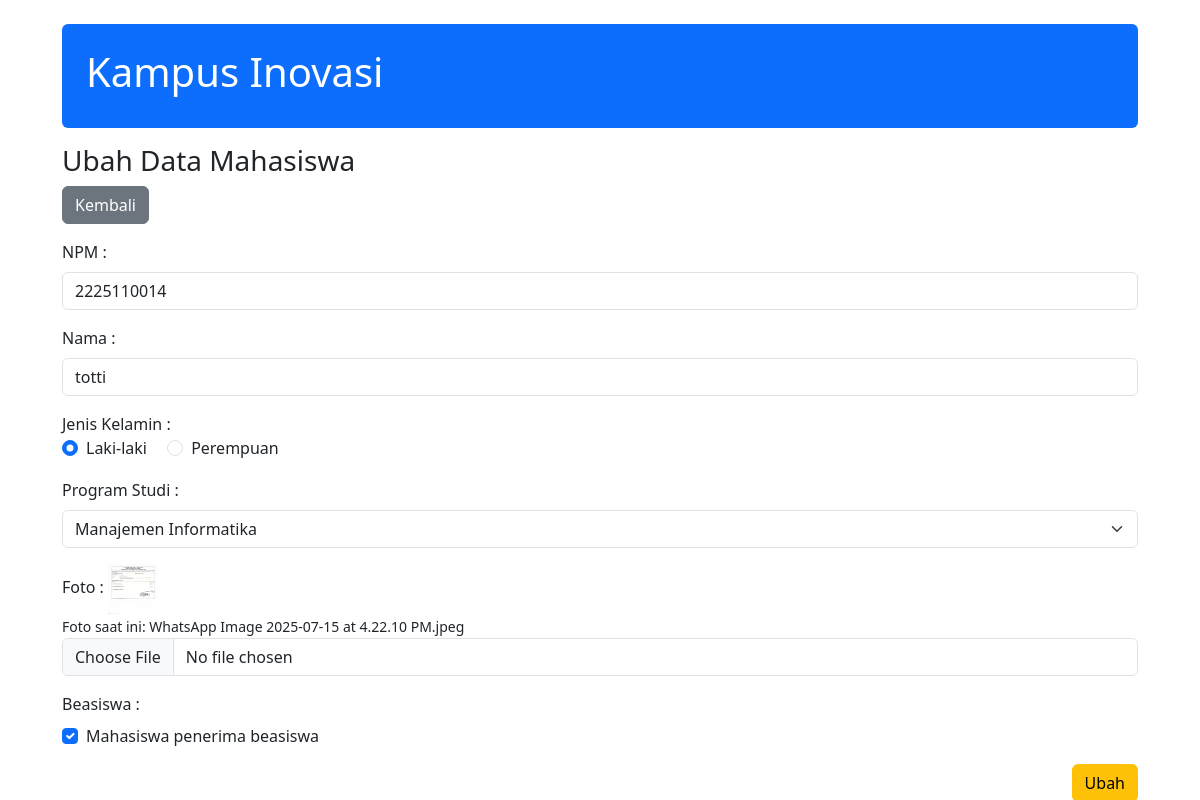
Screenshot of /ubah.php?kirim=2225110014 with the database file from the repository.
### tables this page shows
CREATE TABLE `tblmhs` (
  `npm` varchar(20) NOT NULL,
  `nama` varchar(50) NOT NULL,
  `jns_kel` char(2) NOT NULL,
  `prodi` varchar(50) NOT NULL,
  `foto` varchar(255) NOT NULL,
  `beasiswa` varchar(10) NOT NULL
);

### ubah.php (the view, shortened to what this page needs)
<!DOCTYPE html>
<html lang="en">
<head>
    <link href="https://cdn.jsdelivr.net/npm/bootstrap@5.3.3/dist/css/bootstrap.min.css" rel="stylesheet">
</head>
<body>
    <div class="container-fluid col-11">
        <div class="mt-4 p-4 bg-primary text-white rounded">
            <h1>Kampus Inovasi</h1>
        </div>
        <p class="h3 mt-3">Ubah Data Mahasiswa</p>
        <a href="index.php" type="button"class="btn btn-secondary">Kembali</a>
        <?php
            $t_npm = $_GET["kirim"];
            include("koneksi.php");
            $perintah = "SELECT * FROM tblmhs WHERE npm = '$t_npm'";
            $eksekusi = mysqli_query($konek, $perintah);
            $ambildata = mysqli_fetch_array($eksekusi)
        ?>
        <form action="proses-ubah.php" method="POST" enctype="multipart/form-data">
            <div class="mb-3 mt-3">
                <label for="npm" class="form-label">NPM :</label>
                <input type="text"  value="<?php echo $ambildata["npm"]; ?>" class="form-control" id="npm" name="npm" readonly>
            </div>
            <div class="mb-3">
                <label for="nama" class="form-label">Nama :</label>
                <input type="text" value="<?php echo $ambildata["nama"]; ?>" class="form-control" id="nama" name="nama" required>
            </div>
            <div class="mb-3">
                <label for="jns_kel">Jenis Kelamin :</label>
                <div class="d-flex gap-3 mb-3">
                    <?php
                    $t_jns_kel = $ambildata ["jns_kel"];
                    if($t_jns_kel == "LK"){
                        $pilih_lk = "checked";
                        $pilih_pr = "";
                    }
                    else if($t_jns_kel == "PR"){
                        $pilih_pr = "checked";
                        $pilih_lk = "";
                    }
                    ?>
                    <div class="form-check">
                        <input type="radio" class="form-check-input" id="LK" name="jns_kel" value="LK" <?php echo $pilih_lk ?>>Laki-laki
                    </div>
                    <div class="form-check">
                        <input type="radio" class="form-check-input" id="PR" name="jns_kel" value="PR" <?php echo $pilih_pr ?>>Perempuan
                    </div>
                </div>
            </div>
            <div class="mb-3">
            <label for="prodi" class="form-label">Program Studi :</label>
             <?php
                    $t_prodi = $ambildata ["prodi"];
                    if($t_prodi == "Manajemen Informatika"){
                        $pilih_mi = "selected";
                    }
                    ?>
                <select class="form-select" id="prodi" name="prodi">
                    <option value="Manajemen Informatika"<?php echo $pilih_mi ?>>Manajemen Informatika</option>
                </select>
            </div>
            <div class="mb-3">
                <label for="foto" class="form-label">Foto :</label>
                <?php if(!empty($ambildata["foto"])): ?>
                    <img src="uploads/<?php echo $ambildata["foto"]; ?>" width="50" height="50" alt="Foto"><br>
                    <small>Foto saat ini: <?php echo $ambildata["foto"]; ?></small>
                <?php endif; ?>
                <input type="file" class="form-control" id="foto" name="foto" accept="image/*">
            </div>
            <div class="mb-3">
                <label class="form-label">Beasiswa :</label>
                <div class="form-check">
                    <input type="checkbox" class="form-check-input" id="beasiswa" name="beasiswa" value="Ya"
                    <?php echo ($ambildata["beasiswa"] == "Ya") ? "checked" : ""; ?>>
                    <label class="form-check-label" for="beasiswa">Mahasiswa penerima beasiswa</label>
                </div>
            </div>
            <div class="d-flex justify-content-end ">
            <button type="submit" class="btn btn-warning ">Ubah</button>
            </div>
        </form>
    </div>
</body>
</html>

### rows the page displays
tblmhs: npm "2225110014", nama "totti", foto (picture), foto "WhatsApp Image 2025-07-15 at 4.22.10 PM.jpeg", beasiswa "☑"
